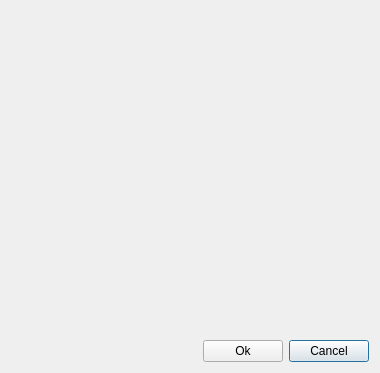
<?xml version="1.0" encoding="UTF-8"?>
<ui version="4.0">
 <class>Dialog</class>
 <widget class="QDialog" name="Dialog">
  <property name="geometry">
   <rect>
    <x>0</x>
    <y>0</y>
    <width>380</width>
    <height>373</height>
   </rect>
  </property>
  <property name="windowTitle">
   <string>MOPA Feature Form</string>
  </property>
  <layout class="QGridLayout" name="gridLayout">
   <item row="2" column="0">
    <spacer name="horizontalSpacer">
     <property name="orientation">
      <enum>Qt::Horizontal</enum>
     </property>
     <property name="sizeHint" stdset="0">
      <size>
       <width>208</width>
       <height>20</height>
      </size>
     </property>
    </spacer>
   </item>
   <item row="2" column="2">
    <widget class="QPushButton" name="cancelPushButton">
     <property name="text">
      <string>Cancel</string>
     </property>
    </widget>
   </item>
   <item row="2" column="1">
    <widget class="QPushButton" name="okPushButton">
     <property name="text">
      <string>Ok</string>
     </property>
    </widget>
   </item>
   <item row="0" column="0" colspan="3">
    <layout class="QGridLayout" name="attributesGridLayout"/>
   </item>
   <item row="1" column="0" colspan="3">
    <spacer name="verticalSpacer">
     <property name="orientation">
      <enum>Qt::Vertical</enum>
     </property>
     <property name="sizeHint" stdset="0">
      <size>
       <width>20</width>
       <height>40</height>
      </size>
     </property>
    </spacer>
   </item>
  </layout>
 </widget>
 <resources/>
 <connections/>
</ui>
